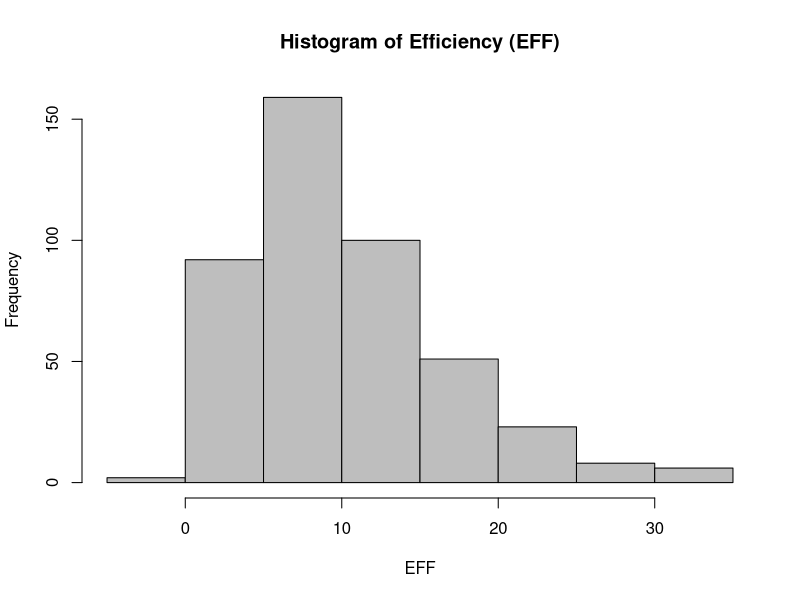
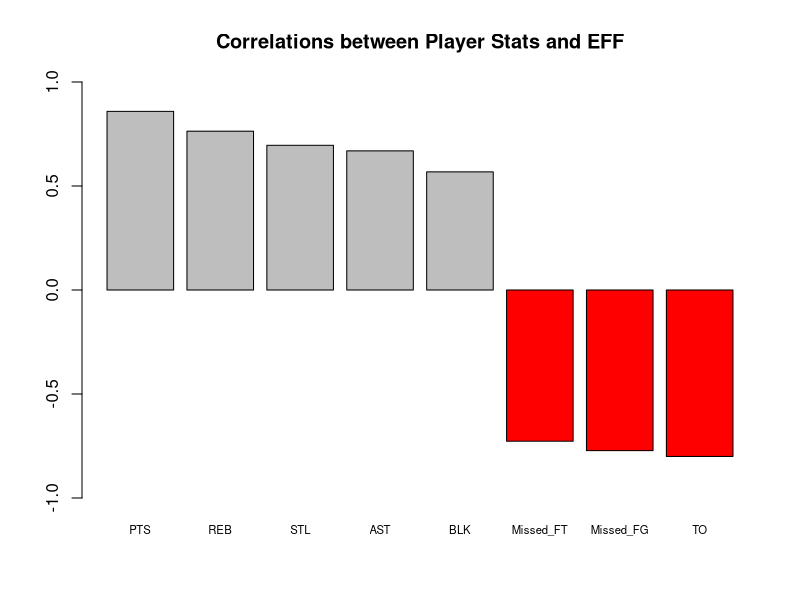
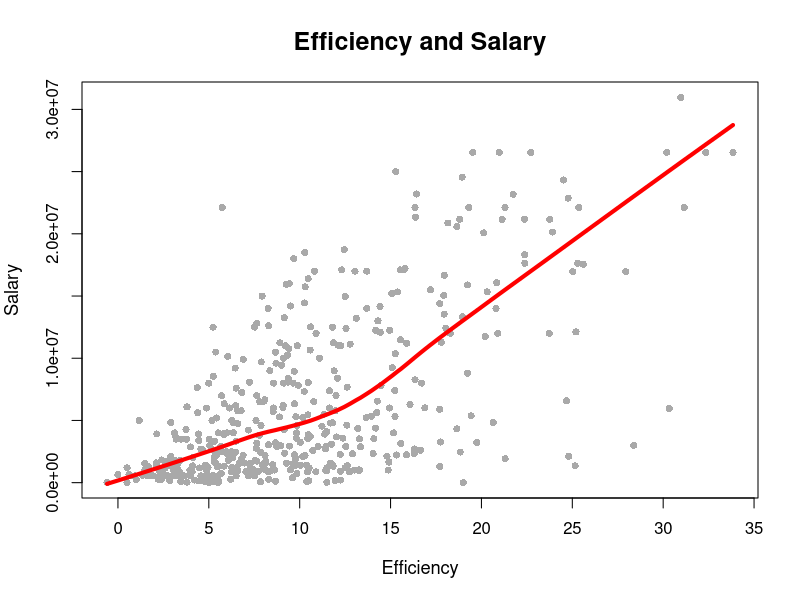
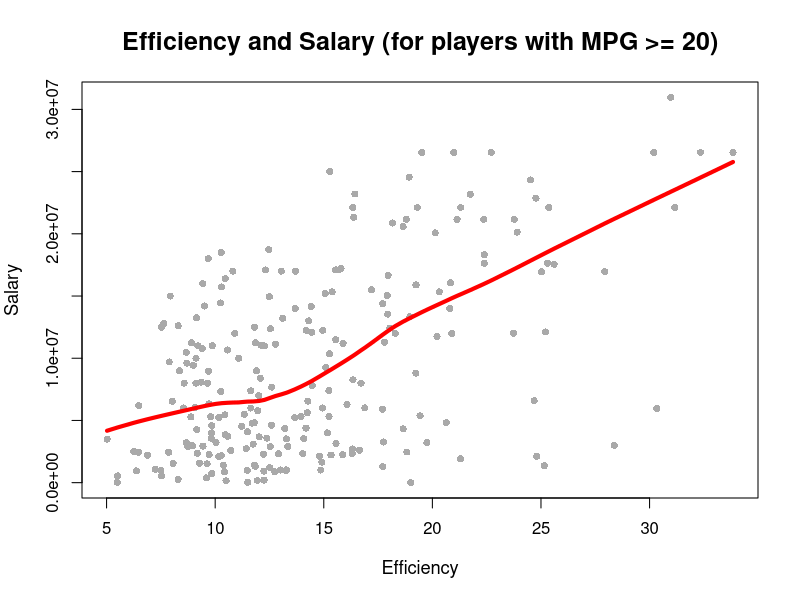

Generate these figures, in order, with R:
## ---- chunk 1
knitr::opts_chunk$set(echo = TRUE)
## ---- chunk 2
# import data using read.csv() with specified column types
colClass_csv = c("character", # Player
                 "character", # Team
                 "factor",    # Position
                 "character", # Experience
                 "double",    # Salary
                 "integer",   # Rank
                 "integer",   # Age
                 "integer",   # GP
                 "integer",   # GS
                 "integer",   # MIN
                 "integer",   # FGM
                 "integer",   # FGA
                 "integer",   # Points3               
                 "integer",   # Points3_atts
                 "integer",   # Points2
                 "integer",   # Points2_atts
                 "integer",   # FTM
                 "integer",   # FTA
                 "integer",   # OREB
                 "integer",   # DREB
                 "integer",   # AST
                 "integer",   # STL
                 "integer",   # BLK
                 "integer")   # TO

players_stat_base <- read.csv('data/nba2017-player-statistics.csv',
                              stringsAsFactors = FALSE,
                              colClasses = colClass_csv)
str(players_stat_base)
## ---- chunk 3
# import data using readr's read_csv() with specified column types
library("readr")
players_stat_readr <- read_csv('data/nba2017-player-statistics.csv', 
                               col_types = cols(
                                 col_character(), # Player
                                 col_character(), # Team
                                 col_factor(c("C", "PF", "PG", "SF", "SG")),    # Position
                                 col_character(), # Experience
                                 col_double(),    # Salary
                                 col_integer(),   # Rank
                                 col_integer(),   # Age
                                 col_integer(),   # GP
                                 col_integer(),   # GS
                                 col_integer(),   # MIN
                                 col_integer(),   # FGM
                                 col_integer(),   # FGA
                                 col_integer(),   # Points3               
                                 col_integer(),   # Points3_atts
                                 col_integer(),   # Points2
                                 col_integer(),   # Points2_atts
                                 col_integer(),   # FTM
                                 col_integer(),   # FTA
                                 col_integer(),   # OREB
                                 col_integer(),   # DREB
                                 col_integer(),   # AST
                                 col_integer(),   # STL
                                 col_integer(),   # BLK
                                 col_integer()))
str(players_stat_readr)
## ---- chunk 4
# replace all the occurences of "R" in Experience column and convert the column to integers
# column conversion happens implicitly
players_stat_base$Experience <- as.integer(replace(players_stat_base$Experience,
                                                   players_stat_base$Experience=="R", 0))
players_stat_readr$Experience <- as.integer(replace(players_stat_readr$Experience,
                                                    players_stat_readr$Experience=="R", 0))
## ---- chunk 5
players_stat_base$Missed_FG = players_stat_base$FGA - players_stat_base$FGM
players_stat_base$Missed_FT = players_stat_base$FTA - players_stat_base$FTM
players_stat_base$PTS = (players_stat_base$FTM 
                        + 2 * players_stat_base$Points2 
                        + 3 * players_stat_base$Points3)
players_stat_base$REB = players_stat_base$OREB + players_stat_base$DREB
players_stat_base$MPG = players_stat_base$MIN / players_stat_base$GP
Missed_FG = players_stat_base$Missed_FG
Missed_FT = players_stat_base$Missed_FT
PTS = players_stat_base$PTS
REB = players_stat_base$REB
MPG = players_stat_base$MPG
AST = players_stat_base$AST
STL = players_stat_base$STL
BLK = players_stat_base$BLK
TO = players_stat_base$TO
GP = players_stat_base$GP

# computing EFF
players_stat_base$EFF = (PTS + REB + AST + STL + BLK - Missed_FG - Missed_FT - TO) / GP
EFF = players_stat_base$EFF
summary(EFF)

hist(EFF, main = "Histogram of Efficiency (EFF)", xlab = "EFF", ylab = "Frequency", col = "gray")
## ---- chunk 6
# player name, team, salary, and EFF value of the top-10 players by EFF in decreasing order
head(players_stat_base[order(players_stat_base$EFF, decreasing = TRUE), 
                       c("Player", "Team", "Salary", "EFF")], n = 10)
## ---- chunk 7
# the names of the players that have a negative EFF.
players_stat_base[players_stat_base$EFF < 0, "Player"]
## ---- chunk 8
# calculate correlation coefficients between EFF and all the variables used in the EFF formula (using cor())
EFF_PTS = cor(EFF, PTS)
EFF_REB = cor(EFF, REB)
EFF_STL = cor(EFF, STL)
EFF_AST = cor(EFF, AST)
EFF_BLK = cor(EFF, BLK)
EFF_Missed_FT = -cor(EFF, Missed_FT)
EFF_Missed_FG = -cor(EFF, Missed_FG)
EFF_TO = -cor(EFF, TO)
## ---- chunk 9
# display the computed correlations in descending order
EFF_cor <- sort(c(EFF_PTS, EFF_REB, EFF_STL, EFF_AST, EFF_BLK, EFF_Missed_FT, EFF_Missed_FG, EFF_TO),
                decreasing = TRUE)
EFF_cor

# Create a barchart with the correlations
barplot(EFF_cor, main = "Correlations between Player Stats and EFF",
        ylim = c(-1, 1),
        col = c("gray", "gray", "gray", "gray", "gray", "red", "red", "red"),
        names.arg = c("PTS", "REB", "STL", "AST", "BLK", "Missed_FT", "Missed_FG", "TO"),
        cex.names = 0.68)
## ---- chunk 10
# a scatterplot between Efficiency and Salary
plot(players_stat_base$EFF, players_stat_base$Salary, pch=16, col = "darkgray", 
     cex = 0.95, cex.lab = 1.1, cex.main = 1.5,
     xlab = "Efficiency", ylab = "Salary", main = "Efficiency and Salary")
lines(lowess(players_stat_base$EFF, players_stat_base$Salary), lwd = "4", col = "red")
cor(players_stat_base$EFF, players_stat_base$Salary)
## ---- chunk 11
# players that have an MPG value of 20 or more minutes per game
players2 <- players_stat_base[players_stat_base$MPG >= 20, ]
plot(players2$EFF, players2$Salary, pch=16, col = "darkgray",
     cex = 0.95, cex.lab = 1.1, cex.main = 1.5,
     xlab = "Efficiency", ylab = "Salary", main = "Efficiency and Salary (for players with MPG >= 20)")
lines(lowess(players2$EFF, players2$Salary), lwd = "4", col = "red")
cor(players2$EFF, players2$Salary)
